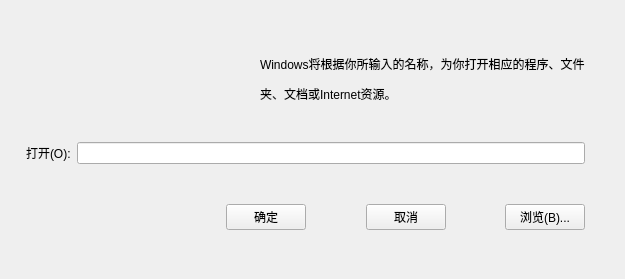
<?xml version="1.0" encoding="UTF-8"?>
<ui version="4.0">
 <class>Widget</class>
 <widget class="QWidget" name="Widget">
  <property name="geometry">
   <rect>
    <x>0</x>
    <y>0</y>
    <width>625</width>
    <height>279</height>
   </rect>
  </property>
  <property name="windowTitle">
   <string>Widget</string>
  </property>
  <widget class="QWidget" name="layoutWidget">
   <property name="geometry">
    <rect>
     <x>15</x>
     <y>10</y>
     <width>581</width>
     <height>231</height>
    </rect>
   </property>
   <layout class="QVBoxLayout" name="verticalLayout">
    <item>
     <spacer name="verticalSpacer_2">
      <property name="orientation">
       <enum>Qt::Vertical</enum>
      </property>
      <property name="sizeHint" stdset="0">
       <size>
        <width>20</width>
        <height>30</height>
       </size>
      </property>
     </spacer>
    </item>
    <item>
     <layout class="QHBoxLayout" name="horizontalLayout">
      <item>
       <widget class="QLabel" name="picLabel">
        <property name="text">
         <string/>
        </property>
       </widget>
      </item>
      <item>
       <widget class="QLabel" name="label">
        <property name="text">
         <string>&lt;html&gt;&lt;head/&gt;&lt;body&gt;&lt;p&gt;Windows将根据你所输入的名称，为你打开相应的程序、文件&lt;/p&gt;&lt;p&gt;夹、文档或Internet资源。&lt;/p&gt;&lt;/body&gt;&lt;/html&gt;</string>
        </property>
       </widget>
      </item>
     </layout>
    </item>
    <item>
     <spacer name="verticalSpacer_3">
      <property name="orientation">
       <enum>Qt::Vertical</enum>
      </property>
      <property name="sizeHint" stdset="0">
       <size>
        <width>20</width>
        <height>30</height>
       </size>
      </property>
     </spacer>
    </item>
    <item>
     <layout class="QHBoxLayout" name="horizontalLayout_2">
      <item>
       <widget class="QLabel" name="label_2">
        <property name="text">
         <string>打开(O):</string>
        </property>
       </widget>
      </item>
      <item>
       <widget class="QLineEdit" name="lineEdit"/>
      </item>
     </layout>
    </item>
    <item>
     <spacer name="verticalSpacer">
      <property name="orientation">
       <enum>Qt::Vertical</enum>
      </property>
      <property name="sizeHint" stdset="0">
       <size>
        <width>20</width>
        <height>30</height>
       </size>
      </property>
     </spacer>
    </item>
    <item>
     <layout class="QHBoxLayout" name="horizontalLayout_3">
      <item>
       <spacer name="horizontalSpacer_5">
        <property name="orientation">
         <enum>Qt::Horizontal</enum>
        </property>
        <property name="sizeHint" stdset="0">
         <size>
          <width>200</width>
          <height>20</height>
         </size>
        </property>
       </spacer>
      </item>
      <item>
       <widget class="QPushButton" name="pushButton">
        <property name="text">
         <string>确定</string>
        </property>
       </widget>
      </item>
      <item>
       <spacer name="horizontalSpacer_3">
        <property name="orientation">
         <enum>Qt::Horizontal</enum>
        </property>
        <property name="sizeHint" stdset="0">
         <size>
          <width>40</width>
          <height>20</height>
         </size>
        </property>
       </spacer>
      </item>
      <item>
       <widget class="QPushButton" name="pushButton_2">
        <property name="text">
         <string>取消</string>
        </property>
       </widget>
      </item>
      <item>
       <spacer name="horizontalSpacer_4">
        <property name="orientation">
         <enum>Qt::Horizontal</enum>
        </property>
        <property name="sizeHint" stdset="0">
         <size>
          <width>40</width>
          <height>20</height>
         </size>
        </property>
       </spacer>
      </item>
      <item>
       <widget class="QPushButton" name="pushButton_3">
        <property name="text">
         <string>浏览(B)...</string>
        </property>
       </widget>
      </item>
     </layout>
    </item>
   </layout>
  </widget>
 </widget>
 <layoutdefault spacing="6" margin="11"/>
 <resources/>
 <connections/>
</ui>
